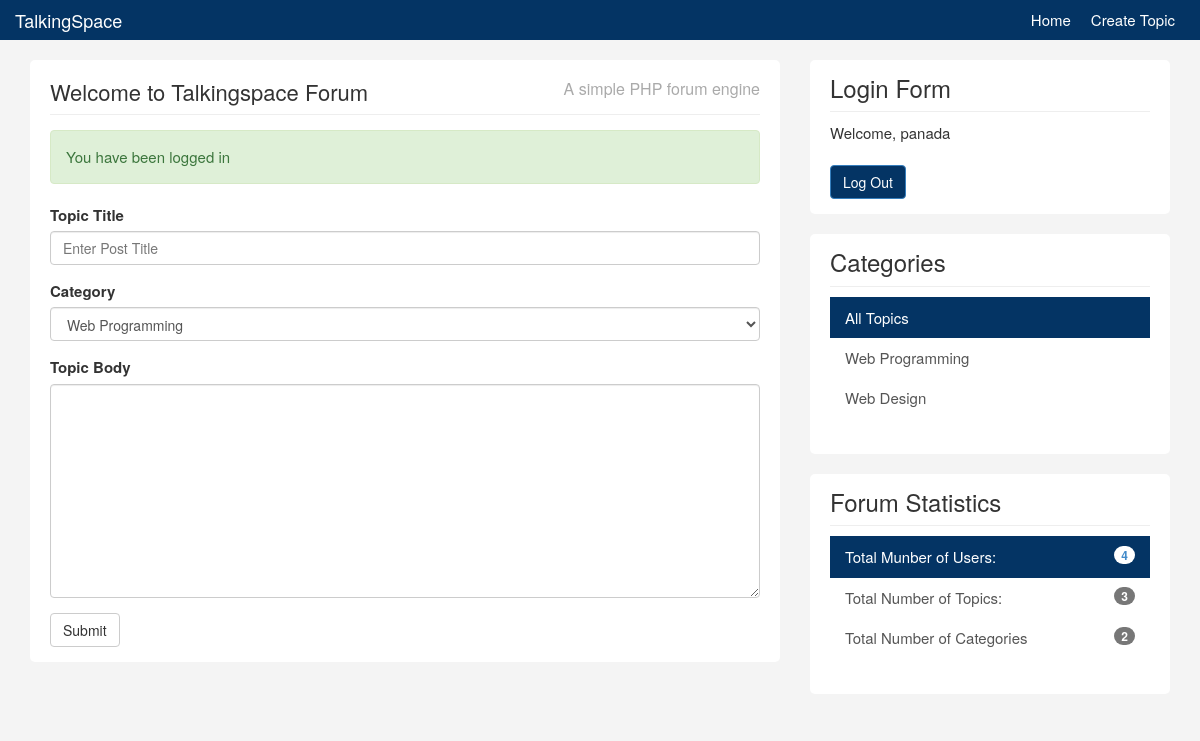
The page /create.php (signed in) on the database its author committed.
### tables this page shows
CREATE TABLE IF NOT EXISTS `users` (
  `id` int NOT NULL AUTO_INCREMENT,
  `name` varchar(100) NOT NULL,
  `email` varchar(100) NOT NULL,
  `avatar` varchar(100) NOT NULL,
  `username` varchar(10) NOT NULL,
  `password` varchar(64) NOT NULL,
  `about` text NOT NULL,
  `last_activity` datetime NOT NULL,
  `join_date` timestamp NOT NULL DEFAULT CURRENT_TIMESTAMP,
  PRIMARY KEY (`id`)
);

CREATE TABLE IF NOT EXISTS `categories` (
  `id` int NOT NULL AUTO_INCREMENT,
  `name` varchar(100) NOT NULL,
  `description` text NOT NULL,
  PRIMARY KEY (`id`)
);

### libraries/Template.php (called while the page is built, shortened)
<?php
class Template {
    protected $template;
    public function __construct($template)
    {
        $this->template = $template;
    }
    public function __toString(){
        include basename($this->template);
        return ob_get_clean();
    }
}
?>

### libraries/Database.php (called while the page is built, shortened)
<?php
class Database {
    private $host = DB_HOST;
    private $user = DB_USER;
    private $pass = DB_PASS;
    private $dbname = DB_NAME;
    private $dbh;
    private $stmt;
    public function __construct() {
        $dsn = 'mysql:host=' .$this->host . ';dbname='  . $this->dbname;
        $options = array (
            PDO::ATTR_PERSISTENT => true,
            PDO::ATTR_ERRMODE => PDO::ERRMODE_EXCEPTION
        );
        try{
            $this->dbh = new PDO ($dsn, $this->user, $this->pass, $options);
        }
        catch(PDOException $e){
            $this->error = $e->getMessage();
        }
    }
    public function query($query){
        $this->stmt = $this->dbh->prepare($query);
    }
    public function execute(){
        return $this->stmt->execute();
    }
    public function resultset(){
        $this->execute();
        return $this->stmt->fetchAll (PDO::FETCH_OBJ);
    }
}
?>

### helpers/db_helper.php (called while the page is built, shortened)
<?php
function getCategories(){
    $db = new Database;
    $db->query('SELECT * FROM categories');
    $results = $db->resultset();
    return $results;
}
?>

### libraries/User.php (called while the page is built, shortened)
<?php
class User{
	private $db;
	 public function __construct(){
		$this->db = new Database;
	 }
	public function getTotalUsers(){
		$this->db->query('SELECT * FROM users');
		$rows = $this->db->resultset();
		return $this->db->rowCount();
	}
}

### helpers/format_helper.php (called while the page is built, shortened)
<?php
function is_active($category){
    if(isset($_GET['category'])){
        if($_GET['category'] == $category){
            return 'active';
        }else{
            return '';
        }
    }else {
        if($category == null){
            return 'active';
        }
    }
}
?>

### templates/create.php (the view, shortened to what this page needs)
<?php include('includes/header.php'); ?>
<form role="form" method="post" action="create.php">
							<div class="form-group">
								<label>Topic Title</label>
								<input type="text" class="form-control" name="title" placeholder="Enter Post Title">
							</div>
							<div class="form-group">
								<label>Category</label>
								<select class="form-control" name="category">
								<?php foreach(getCategories() as $category) : ?>
									<option value="<?php echo $category->id; ?>"><?php echo $category->name; ?></option>
									<?php endforeach; ?>
							</select>
							</div>
								<div class="form-group">
									<label>Topic Body</label>
									<textarea id="body" rows="10" cols="80" class="form-control" name="body"></textarea>
								</div>
							<button type="submit" class="btn btn-default" name="do_create">Submit</button>
						</form>
<?php include('includes/footer.php'); ?>

### templates/includes/footer.php (shortened to what this page needs)
</div>
				</div>
			</div>
			<div class="col-md-4">
				<div class="sidebar">
					<div class="block">
						<h3>Login Form</h3>
						<?php if(isLoggedIn())  :  ?>
							<div class="userdate">
								Welcome, <?php echo getUser()['username'];  ?>
							</div>
							<br>
							<form role="form" method="post" action="logout.php">
								<input type="submit" name="do_logout" class="btn btn-primary" value="Log Out">
							</form>
					<?php endif; ?>
					</div>
					<div class="block">
					<h3>Categories</h3>
					<div class="list-group">
					<a href="topics.php" class="list-group-item <?php echo is_active(null); ?>">All Topics <span class="badge pull-right"></span></a>
					<?php foreach(getCategories() as $category) : ?>
						<a href="topics.php?category=<?php echo $category->id; ?>" class="list-group-item <?php echo is_active($category->id); ?>"><?php echo $category->name; ?> </a>
					<?php endforeach; ?>
					</div>
				</div>
				<div class="block">
					<h3>Forum Statistics</h3>
					<div class="list-group">
						<a href="#" class="list-group-item active">Total Munber of Users: <span class="badge pull-right"><?php echo $totalUsers; ?></span></a>
						<a href="#" class="list-group-item">Total Number of Topics: <span class="badge pull-right"><?php echo $totalTopics; ?></span></a>
						<a href="#" class="list-group-item">Total Number of Categories<span class="badge pull-right"><?php echo $totalCategories; ?></span></a>
					</div>
				</div>
				</div>
			</div>
		</div>
    </div>
  </body>
</html>

### templates/css/custom.css (style rules this page uses)
body { padding-top: 60px; background:#f4f4f4; font-size:15px; }
a { color:#043464; }
h3 { margin-bottom:5px; }
.block { background:#fff; border-radius:5px; padding: 15px 20px; margin-bottom:20px; }
.sidebar .block h3 { margin:0 0 10px 0; padding-bottom:10px; border-bottom:#eee solid 1px; }
a.list-group-item.active, a.list-group-item.active:hover, a.list-group-item.active:focus { background:#043464; border-radius:0; }
.list-group-item { border:0 }
.btn-primary { background:#043464; }

### rows shown on the page
users: username "panada"
categories: name "Web Programming"
categories: name "Web Design"

### other values the page prints
$title "Welcome to Talkingspace Forum"
$message "You have been logged in"
$totalUsers "4"
$totalTopics "3"
$totalCategories "2"
form field category "Web Programming"
